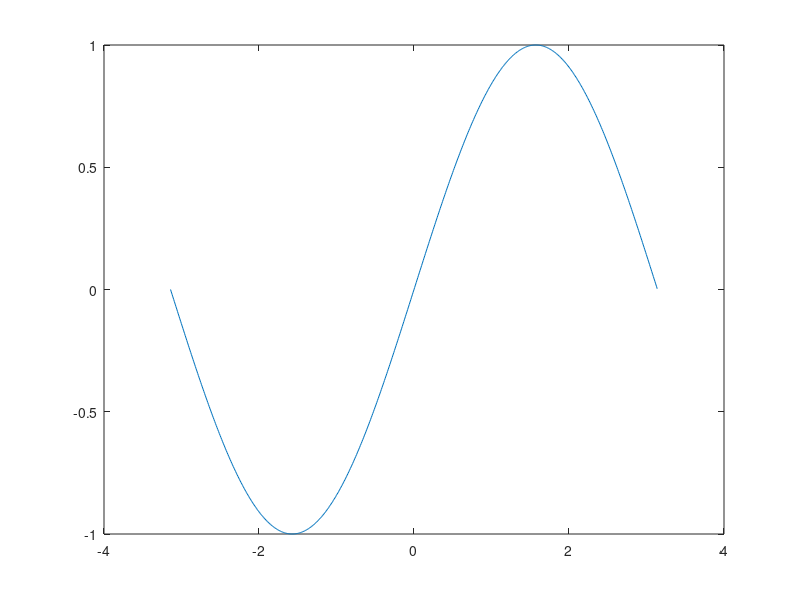

This figure's MATLAB source: (Note: this script raises an error after producing the figure.)
% 
% Matlab code by Andrew Kosmachev
% mailto: avkos1985@gmail.com
% St.Petersburg, Russia
% 09/2019
%

function [] = matlab_plot(  )
%% Draw plot at WPF window
    
    hfig = figure(1);    % create figure and save handle
    set(hfig,'DeleteFcn',@fig_close_callback) % setcallback to close event

    % Paste your plot code here    
    x = -pi:0.01:pi;
    y = sin(x); 
    plot(x,y)
    %
    
    drawnow     % initiative draw

    t = timer('StartDelay', 0.5, 'Period', 0.5, 'TasksToExecute', Inf, ...
          'ExecutionMode', 'fixedRate'); % create timer (you may decrease 'Period' value to increase plot updating rate)

    t.TimerFcn = { @timer_callback, 'timer_callback'}; % set callback to timer event
    start(t) % start timer
    
    global global_t;
    global_t = t;   % save timer handle to global
end

function [] = timer_callback(obj, event, text_arg)
%% Timer callback
    %'timer_callback'
    drawnow % initiative draw (during every 0.5 sec)
end

function [] = fig_close_callback(src,callbackdata)
%% Close figure event
    %'fig_close_callback'
    global global_t; 
    t = global_t;   % load timer handle from global
    stop(t);        % stop timer
    global_t = [];    % delete timer handle in global
end